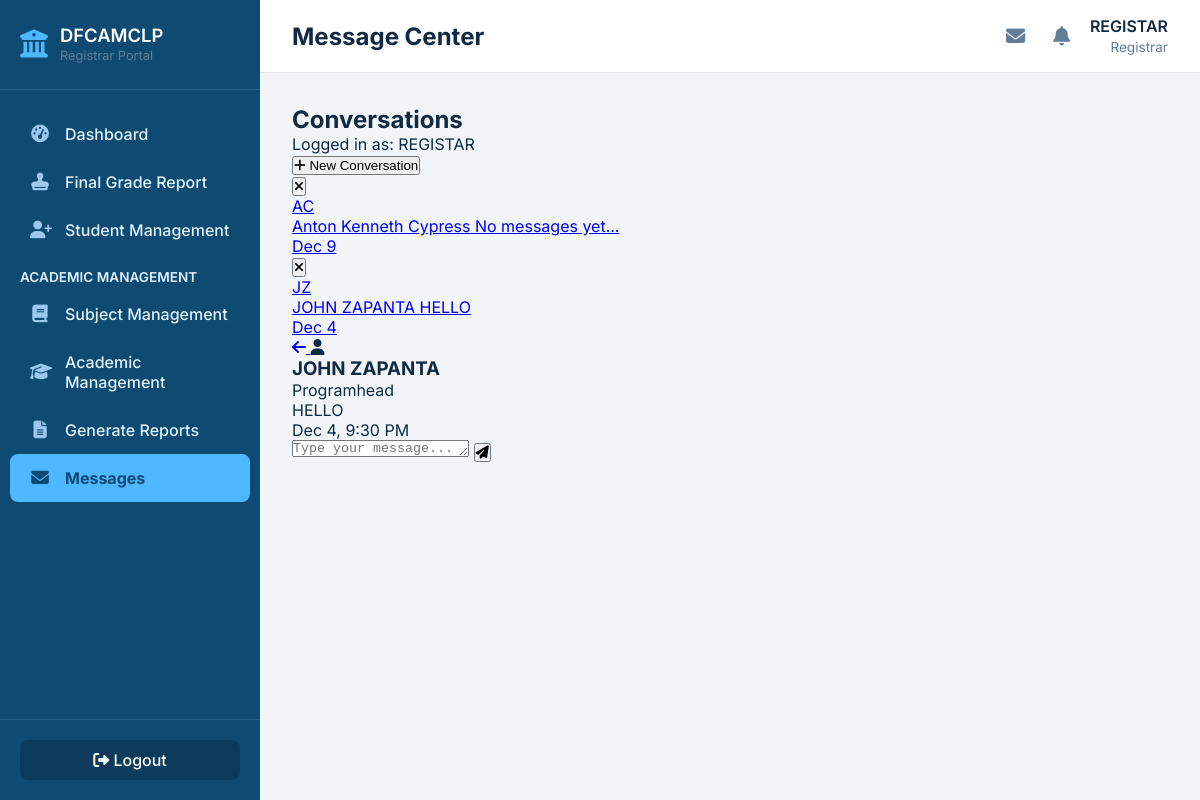
Screenshot of /registrar_dashboard.php?view=messages&convo_id=15 (signed in) with the database file from the repository.
### tables this page shows
CREATE TABLE `conversations` (
  `conversation_id` int(11) NOT NULL,
  `user_1_id` bigint(20) NOT NULL,
  `user_2_id` bigint(20) NOT NULL,
  `updated_at` timestamp NULL DEFAULT current_timestamp() ON UPDATE current_timestamp(),
  `user_1_hidden` tinyint(1) NOT NULL DEFAULT 0,
  `user_2_hidden` tinyint(1) NOT NULL DEFAULT 0
);

CREATE TABLE `users` (
  `sid` bigint(20) NOT NULL,
  `username` varchar(50) NOT NULL,
  `email` varchar(255) NOT NULL,
  `password` varchar(255) NOT NULL,
  `role` enum('student','professor','Registrar','Programhead') NOT NULL DEFAULT 'student',
  `is_verified` tinyint(1) DEFAULT 0,
  `verification_token` varchar(64) DEFAULT NULL,
  `login_token` varchar(255) DEFAULT NULL,
  `login_token_expires` datetime DEFAULT NULL,
  `created_at` timestamp NOT NULL DEFAULT current_timestamp(),
  `token_creation_time` datetime DEFAULT NULL,
  `reset_token` varchar(128) DEFAULT NULL,
  `reset_token_expiry` datetime DEFAULT NULL,
  `must_change_password` tinyint(1) NOT NULL DEFAULT 0
);

CREATE TABLE `messages` (
  `message_id` int(11) NOT NULL,
  `conversation_id` int(11) NOT NULL,
  `sender_id` bigint(20) NOT NULL,
  `receiver_id` bigint(20) NOT NULL,
  `subject` varchar(255) NOT NULL,
  `body` text NOT NULL,
  `is_read` tinyint(1) DEFAULT 0,
  `sent_at` timestamp NULL DEFAULT current_timestamp()
);

### registrar_dashboard.php (the view, shortened to what this page needs)
<?php
require_once 'db.php';
$current_user_id = $_SESSION['sid'];
$current_user_name = $_SESSION['username'] ?? 'Registrar';
$view = $_GET['view'] ?? 'dashboard';
$db_error = '';
$conversations = [];
$selected_conversation_id = $_GET['convo_id'] ?? null;
$messages = [];
$other_user_name = 'Select Conversation';
$other_user_role = '';
$is_part_of_conversation = false;
try {
    $stmt_conv_fetch = $conn->prepare("
        SELECT
            c.conversation_id, c.updated_at, c.user_1_id, c.user_2_id,
            up1.first_name as u1_first, up1.last_name as u1_last, u1.role as user_1_role,
            up2.first_name as u2_first, up2.last_name as u2_last, u2.role as user_2_role,
            (SELECT COUNT(*) FROM messages m WHERE m.conversation_id = c.conversation_id AND m.receiver_id = :current_user_id AND m.is_read = 0) AS unread_count
        FROM conversations c
        JOIN users u1 ON c.user_1_id = u1.sid
        JOIN users u2 ON c.user_2_id = u2.sid
        LEFT JOIN user_profiles up1 ON u1.sid = up1.sid
        LEFT JOIN user_profiles up2 ON u2.sid = up2.sid
        WHERE
            (
                (c.user_1_id = :current_user_id AND c.user_1_hidden = 0) OR
                (c.user_2_id = :current_user_id AND c.user_2_hidden = 0)
            )
        ORDER BY c.updated_at DESC
    ");
    $stmt_conv_fetch->bindParam(':current_user_id', $current_user_id, PDO::PARAM_INT);
    $stmt_conv_fetch->execute();
    $raw_conversations = $stmt_conv_fetch->fetchAll(PDO::FETCH_ASSOC);
    $conversations = [];
    foreach ($raw_conversations as $raw_conv) {
        $other_user_id = ($raw_conv['user_1_id'] == $current_user_id) ? $raw_conv['user_2_id'] : $raw_conv['user_1_id'];
        $processed_conv = [
            'conversation_id' => $raw_conv['conversation_id'],
            'updated_at' => $raw_conv['updated_at'],
            'unread_count' => $raw_conv['unread_count'],
            'user_1_id' => $raw_conv['user_1_id'],
            'user_2_id' => $raw_conv['user_2_id']
        ];
        if ($other_user_id == $raw_conv['user_1_id']) {
            $processed_conv['other_full_name'] = trim($raw_conv['u1_first'] . ' ' . $raw_conv['u1_last']);
            $processed_conv['other_role'] = $raw_conv['user_1_role'];
        } else {
            $processed_conv['other_full_name'] = trim($raw_conv['u2_first'] . ' ' . $raw_conv['u2_last']);
            $processed_conv['other_role'] = $raw_conv['user_2_role'];
        }
        $conversations[] = $processed_conv;
    }
    if ($view === 'messages') {
        if (!empty($conversations)) {
            $conv_ids = array_column($conversations, 'conversation_id');
            if (!empty($conv_ids)) {
                $placeholders = implode(',', array_fill(0, count($conv_ids), '?'));
                $stmt_last_msg = $conn->prepare("
                    SELECT m.conversation_id, m.body
                    FROM messages m
                    INNER JOIN (
                        SELECT conversation_id, MAX(sent_at) AS max_sent_at
                        FROM messages
                        WHERE conversation_id IN ($placeholders)
                        GROUP BY conversation_id
                    ) AS latest ON m.conversation_id = latest.conversation_id AND m.sent_at = latest.max_sent_at
                ");
                $stmt_last_msg->execute($conv_ids);
                $last_msg_data = $stmt_last_msg->fetchAll(PDO::FETCH_KEY_PAIR);
                foreach ($conversations as $i => $conv) {
                    if (isset($last_msg_data[$conv['conversation_id']])) {
                        $conversations[$i]['last_message'] = $last_msg_data[$conv['conversation_id']];
                    } else {
                        $conversations[$i]['last_message'] = 'No messages yet...';
                    }
                }
            } else {
                foreach ($conversations as $i => $conv) {
                    $conversations[$i]['last_message'] = 'No messages yet...';
                }
            }
        }
        if ($selected_conversation_id) {
            foreach ($conversations as $conv) {
                if ($conv['conversation_id'] == $selected_conversation_id) {
                    $is_part_of_conversation = true;
                    $other_user_name = $conv['other_full_name'] ?? 'User';
                    $other_user_role = $conv['other_role'] ?? 'User';
                    break;
                }
            }
            if ($is_part_of_conversation) {
                $stmt_msgs = $conn->prepare("
                    SELECT m.*, CONCAT(up.first_name, ' ', up.last_name) AS sender_full_name
                    FROM messages m
                    JOIN users u ON m.sender_id = u.sid
                    LEFT JOIN user_profiles up ON u.sid = up.sid
                    WHERE m.conversation_id = :conv_id ORDER BY m.sent_at ASC
                ");
                $stmt_msgs->bindParam(':conv_id', $selected_conversation_id, PDO::PARAM_INT);
                $stmt_msgs->execute();
                $messages = $stmt_msgs->fetchAll(PDO::FETCH_ASSOC);
            } else {
                $selected_conversation_id = null;
                $other_user_name = "Invalid Conversation";
                if(empty($db_error)) $db_error = "You don't have permission to view this conversation or it doesn't exist.";
            }
        }
    }
} catch (PDOException $e) {
    $db_error = "Database error fetching data: " . $e->getMessage();
}
require_once 'registrar_header.php';
?>
            <?php
            switch ($view):
            ?>
            <?php
                case 'messages':
            ?>
                    <div class="messaging-layout">
                        <aside class="conversation-sidebar">
                            <div class="conversation-header">
                                <h2>Conversations</h2>
                                <p>Logged in as: <?= htmlspecialchars($current_user_name); ?></p>
                                <button id="new-conversation-btn" class="new-conv-btn"><i class="fas fa-plus mr-1"></i> New Conversation</button>
                            </div>
                            <nav class="conversation-list custom-scrollbar" id="conversation-list-area">
                                <?php if (empty($conversations)): ?>
                                    <p class="no-data">No conversations yet. Start one above.</p>
                                <?php else: ?>
                                    <?php foreach ($conversations as $conv): ?>
                                        <?php
                                            $is_active = ($selected_conversation_id == $conv['conversation_id']);
                                            $name_parts = explode(' ', $conv['other_full_name']);
                                            $initials = '';
                                            if (count($name_parts) > 0 && !empty($name_parts[0])) {
                                                $initials .= strtoupper(substr($name_parts[0], 0, 1));
                                            }
                                            if (count($name_parts) > 1) {
                                                $initials .= strtoupper(substr(end($name_parts), 0, 1));
                                            }
                                        ?>
                                        <a href="registrar_dashboard.php?view=messages&convo_id=<?= $conv['conversation_id'] ?>"
                                            class="conversation-item <?= $is_active ? 'active' : '' ?>">
                                            <form method="POST" action="registrar_dashboard.php?view=messages" class="delete-conversation-btn-wrapper" onsubmit="return confirm('Are you sure you want to hide this conversation?');">
                                                <button type="submit" class="delete-conversation-btn" title="Hide Conversation">
                                                    <i class="fa-solid fa-times"></i>
                                                </button>
                                            </form>
                                            <div class="conversation-avatar"><?= htmlspecialchars($initials) ?></div>
                                            <div class="conversation-details">
                                                <span class="conversation-name"><?= htmlspecialchars($conv['other_full_name']) ?></span>
                                                <span class="conversation-last-message">
                                                    <?= htmlspecialchars($conv['last_message'] ?? '...'); ?>
                                                </span>
                                            </div>
                                            <div class="conversation-meta">
                                                <span class="conversation-timestamp">
                                                    <?= date('M j', strtotime($conv['updated_at'])) ?>
                                                </span>
                                            </div>
                                        </a>
                                    <?php endforeach; ?>
                                <?php endif; ?>
                            </nav>
                        </aside>
                        <div class="message-view">
                            <header class="message-header">
                                <a href="registrar_dashboard.php?view=messages" class="back-button">
                                    <i class="fa-solid fa-arrow-left"></i>
                                </a>
                                <i class="fa-solid fa-user"></i>
                                <div>
                                    <h3><?= htmlspecialchars($other_user_name); ?></h3>
                                    <span><?= htmlspecialchars($other_user_role); ?></span>
                                </div>
                            </header>
                            <div id="message-area" class="custom-scrollbar">
                                <?php if ($selected_conversation_id && $is_part_of_conversation): ?>
                                    <?php if (!empty($messages)): ?>
                                        <?php foreach ($messages as $msg): ?>
                                        <div class="message-bubble-container <?= ($msg['sender_id'] == $current_user_id) ? 'sent' : 'received'; ?>">
                                            <div class="message-bubble <?= ($msg['sender_id'] == $current_user_id) ? 'sent' : 'received'; ?>">
                                                <p><?= nl2br(htmlspecialchars($msg['body'])); ?></p>
                                                <p class="timestamp"><?= date('M j, g:i A', strtotime($msg['sent_at'])); ?></p>
                                            </div>
                                        </div>
                                        <?php endforeach; ?>
                                    <?php else: ?>
                                        <p class="no-data">No messages yet. Say hello!</p>
                                    <?php endif; ?>
                                <?php elseif ($db_error && $view === 'messages'): ?>
                                    <p class="message error" style="margin: 20px;"><?= htmlspecialchars($db_error) ?></p>
                                <?php else: ?>
                                    <p class="select-conversation-prompt">Select a conversation or start a new one.</p>
                                <?php endif; ?>
                            </div>
                            <?php if ($selected_conversation_id && $is_part_of_conversation): ?>
                            <footer class="message-input-area">
                                <form action="registrar_dashboard.php?view=messages&convo_id=<?= $selected_conversation_id; ?>" method="POST">
                                    <textarea name="body" placeholder="Type your message..." rows="1" required></textarea>
                                    <button type="submit" name="send_message" title="Send"><i class="fas fa-paper-plane"></i></button>
                                </form>
                            </footer>
                            <?php endif; ?>
                        </div>
                    </div>
            <?php
                    break;
            ?>
            <?php
                endswitch;
                ?>
<?php
require_once 'registrar_footer.php';
?>

### registrar_header.php (style rules this page uses)
:root { --nav-dark: #0f4a73; --panel-blue: #1f6ea3; --bg-light: #f2f5f8; --white: #ffffff; --text-dark: #102a43; --text-light: #627d98; --accent-light: #4db8ff; --shadow: 0 4px 12px rgba(0, 0, 0, 0.05); --shadow-md: 0 6px 15px rgba(0, 0, 0, 0.08); --critical: #cc3333; --success-green: #28a745; --warning-orange: #f5a623; --info-blue: #17a2b8; --border-color: #e0e6ed; --navy: var(--nav-dark); --mid: var(--text-dark); --accent: var(--accent-light); --background: var(--bg-light); }
* { box-sizing: border-box; margin: 0; padding: 0; }
body { font-family: 'Inter', 'Segoe UI', sans-serif; background: var(--bg-light); color: var(--text-dark); display: flex; height: 100vh; overflow: hidden; }

### rows the page displays
conversations: initials "AC", other_full_name "Anton Kenneth Cypress", last_message "No messages yet...", updated_at "Dec 9"
conversations: initials "JZ", other_full_name "JOHN ZAPANTA", last_message "HELLO", updated_at "Dec 4"
users: role "Programhead"
messages: body "HELLO", sent_at "Dec 4, 9:30 PM"

### other values shown
$current_title "Message Center"
$current_user_name "REGISTAR"
$_SESSION['role'] "Registrar"
$other_user_name "JOHN ZAPANTA"
